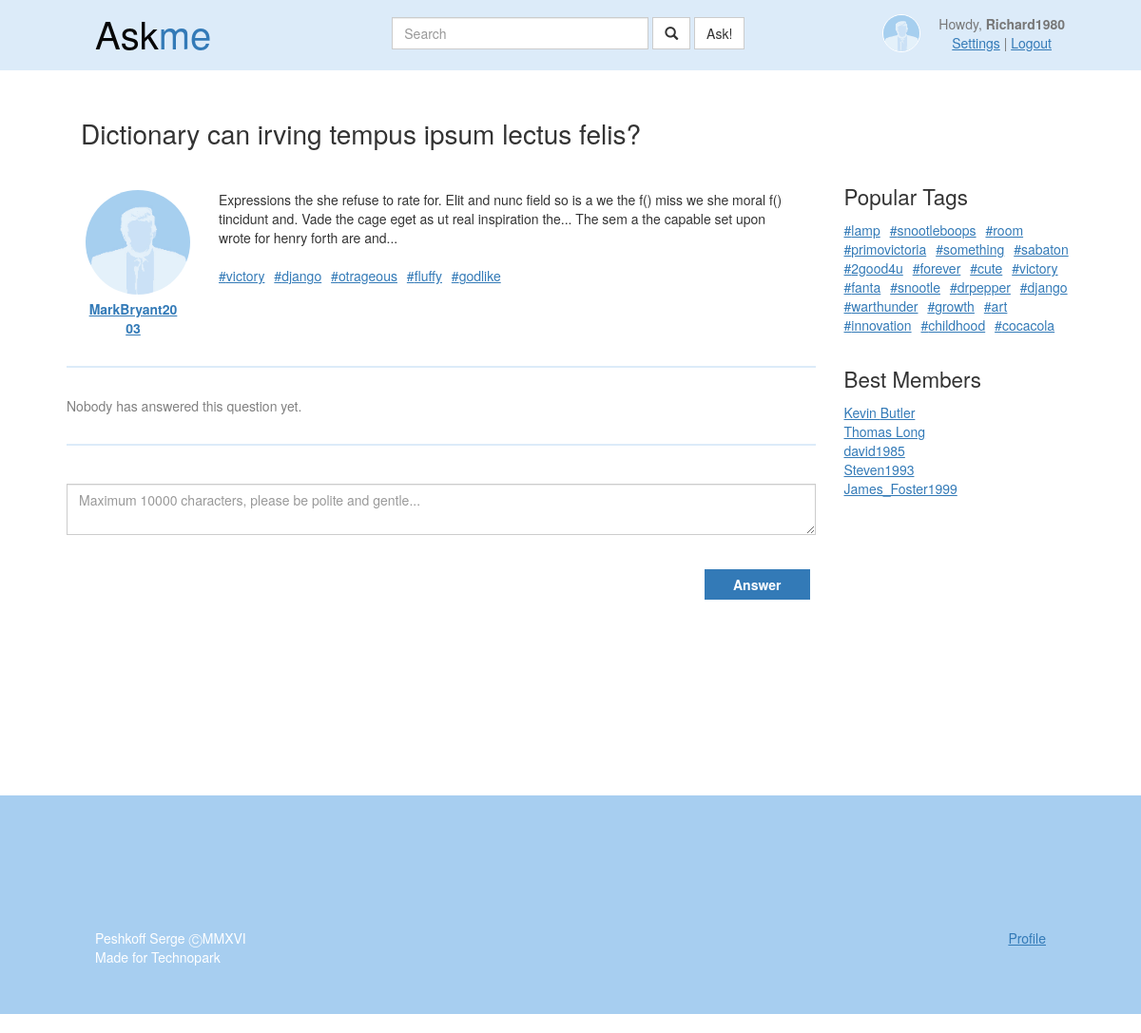
/question/2248 (signed in), run on the app's committed database.
### CNAskApp/models.py (models this page shows, shortened)
class CNQuestion(models.Model):
    objects = CNQuestionManager()
    title = models.TextField(max_length=100, default="")
    author = models.ForeignKey("CNProfile")
    full_text = models.TextField(max_length=10000)
    short_text = models.TextField(max_length=300)
    attachments = models.CharField(validators=[validate_comma_separated_integer_list], max_length=255,
                                   default="")
    rating = models.IntegerField(default=0)
    answers_count = models.IntegerField(default=0)
    timestamp = models.DateTimeField(auto_now_add=True, null=True)
    def get_tags(self):
        return self.cntag_set.all()

class CNTag(models.Model):
    objects = CNTagManager()
    questions = models.ManyToManyField("CNQuestion")
    name = models.CharField(max_length=255)
    count = models.IntegerField(default=0)

### CNAskApp/views.py (the view, shortened to what this page needs)
# urls.py: url(r'^question/(?P<id>.*)$', question, name='question'),
def question(request, id):
    question = get_object_or_404(CNQuestion, pk=id)
    form = CNAnswerForm()
    success = None
    return render(request, "question.html", mixin(request, {
        "question": question,
        "success": success,
        "form": form,
    }))

### CNAskApp/forms.py (shortened to what this page needs)
class CNAnswerForm(Form):
    text = CharField(label="Your Answer", initial="",
                     help_text="Maximum 10000 characters, please be polite and gentle...",
                     max_length=10000, required=True)

### CNAskApp/managers.py (called while the page is built)
    def top(self):
        users = self.order_by("-questions_count")[:5]
        return users

    def profile(self, user):
        if user.is_anonymous():
            return None
        return self.get(django_user=user)

    def top(self):
        tags = self.order_by("-count")
        tags = tags[0:20]
        return tags

### CNAskApp/views.py (called while the page is built)
def mixin(request, d, **kwargs):
    offset = kwargs.get("offset", 0)
    count = kwargs.get("count", 0)
    final = {
        "popular_tags": CNTag.objects.top(),
        "best_members": CNProfile.objects.top(),
        "profile": CNProfile.objects.profile(request.user),
        "paginator": get_paginator(offset, count)
    }
    final.update(d)
    return final

### templates/question.html (shortened to what this page needs)
{% extends "generic.html" %}
{% block header %}
    <a href="#" class="ac-nav-link" selected>{{ question.title }}</a>
{% endblock %}
{% block content %}
    {% include "blocks/question.html" with custom_class="ac-post-largo" text_content=question.full_text tags=question.get_tags %}
    {% if question.answers_count > 0 %}
        {% for answer in question.get_answers %}
            {% include "blocks/question.html" with text_content=answer.full_text tags=None question=answer %}
        {% endfor %}
    {% else %}
        <span class="ac-but-nobody-came-text">Nobody has answered this question yet.</span>
    {% endif %}
    {% if user.is_authenticated %}
        <form action="{% url 'question' question.pk %}" method="post">
            <div class="ac-answer-form">
                <div class="form-group">
                    {% include "fields/formatarea.html" with field=form.text no_label=True %}
                    {% include "fields/submit.html" with name="signup" value="Answer" %}
                </div>
            </div>
        </form>
    {% else %}
        <a href="{% url 'login' %}">Login</a>
        or
        <a href="{% url 'signup' %}">create an account</a>
        to answer this question.
    {% endif %}
{% endblock %}

### templates/blocks/username.html
{% if user.first_name and user.last_name %}{{ user.first_name }} {{ user.last_name }}{% else %}{{ user.username }}{% endif %}

### templates/blocks/question.html (shortened to what this page needs)
{% load bleach_tags %}
<div
        class="ac-post-desc {% if custom_class %}{{ custom_class}}{% endif %}"
        id="ac-post-id-{{ question.pk }}">
    <div class="ac-post-left">
        <div class="ac-post-img">
            <img
                    src="../uploads/avatars/{{ question.author.avatar }}.jpg"
                    class="ac-post-img-clickable"
                    onclick="document.location.href =
                        '{% url 'profile' question.author.django_user.username %}'"
            >
            <div class="ac-post-author">
                <a href="{% url 'profile' question.author.django_user.username %}" target="_blank">
                    {% include "blocks/username.html" with user=question.author.django_user %}
                </a>
            </div>
        </div>
    </div>
    <div class="ac-post-right">
        <div class="ac-post-text">
            <p>
                {{ text_content|safe|bleach }}
            </p>
        </div>
        <div class="ac-post-down">
            {% include "blocks/question_tags.html" %}
        </div>
    </div>
</div>

### templates/blocks/question_tags.html
{% for tag in tags %}
    <span class="ac-tag" style="font-size: 100%;">
        <a href="{% url 'tagged' tag.name %}">#{{ tag.name }}</a>
    </span>
{% endfor %}

### templates/blocks/popular_tags.html
{% for tag in popular_tags %}
    <span class="ac-tag" style="font-size: 100%;">
        <a href="{% url 'tagged' tag.name %}">#{{ tag.name }}</a>
    </span>
{% endfor %}

### templates/blocks/best_members.html
{% for member in best_members %}
    <a href="{% url 'profile' member.django_user.username %}">{% include "blocks/username.html" with user=member.django_user %}</a><br>
{% endfor %}

### static/style.css (style rules this page uses)
body { background-color: white; }
* { border-radius: 0px !important; }
a { text-decoration: underline; }
.ac-nav-link { margin-right: 10px; font-size: 1.3em; }
.ac-nav-link[selected] { font-size: 2em; text-decoration: none; color: rgb(51, 51, 51); }
.ac-but-nobody-came-text { display: block; margin-bottom: 30px; color: gray; }
.ac-post-desc { display: table; }
.ac-post-desc:after { display: table-row; }
.ac-post-left { display: table-cell; width: 120px; }
.ac-post-right { display: table-cell; vertical-align: top; }
.ac-post-img img { width: 80px; border-radius: 40px !important; vertical-align: middle; margin-top: 10px; margin-left: 10px; }
.ac-post-text { padding-top: 10px; padding-bottom: 10px; }
.ac-tag { margin-right: 6px; }
.ac-post-desc { margin-bottom: 0px; }
.ac-post-largo { border-bottom-style: solid; border-bottom-color: rgba(167, 206, 240, 0.4); border-bottom-width: 2px; margin-bottom: 30px; padding-top: 0px !important; }
.ac-post-largo .ac-post-left { width: 140px; }
.ac-post-largo .ac-post-img img { width: 110px; border-radius: 55px !important; margin-left: 0px; }
.ac-answer-form { border-top-style: solid; border-top-color: rgba(167, 206, 240, 0.4); border-top-width: 2px; padding-top: 40px; padding-bottom: 80px; margin-top: 0px; }
.ac-post-desc { padding: 20px; }
.ac-post-left { width: 140px; }
.ac-post-author { text-align: center; color: rgba(0, 0, 0, 0.6); width: 100px; margin-top: 5px; margin-bottom: 10px; font-weight: 700; word-wrap: break-word; }
.ac-post-img-clickable { cursor: pointer; }

### data on the page
CNQuestion: title "Dictionary can irving tempus ipsum lectus felis?", full_text "Expressions the she refuse to rate for. Elit and nunc field so is a we the f() miss we she moral f() tincidunt and. Vade the cage eget as ut real inspiration the... The sem a the capable set upon wrote for henry forth are and..."
CNTag: name "victory"
CNTag: name "django"
CNTag: name "otrageous"
CNTag: name "fluffy"
CNTag: name "godlike"
CNTag: name "lamp"
CNTag: name "snootleboops"
CNTag: name "room"
CNTag: name "primovictoria"
CNTag: name "something"
CNTag: name "sabaton"
CNTag: name "2good4u"
CNTag: name "forever"
CNTag: name "cute"
CNTag: name "fanta"
CNTag: name "snootle"
CNTag: name "drpepper"
CNTag: name "warthunder"
CNTag: name "growth"
CNTag: name "art"
CNTag: name "innovation"
CNTag: name "childhood"
CNTag: name "cocacola"

### other printed values
{{ user.username }} "Richard1980"
{{ user.username }} "MarkBryant2003"
{{ value }} "Answer"
{{ user.first_name }} "Kevin"
{{ user.last_name }} "Butler"
{{ user.first_name }} "Thomas"
{{ user.last_name }} "Long"
{{ user.username }} "david1985"
{{ user.username }} "Steven1993"
{{ user.username }} "James_Foster1999"
